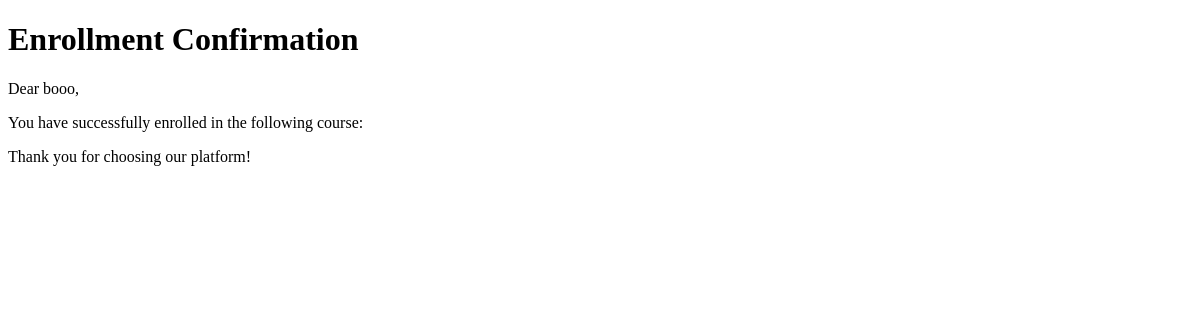
Before: /confirmation/1/ with the older database file.
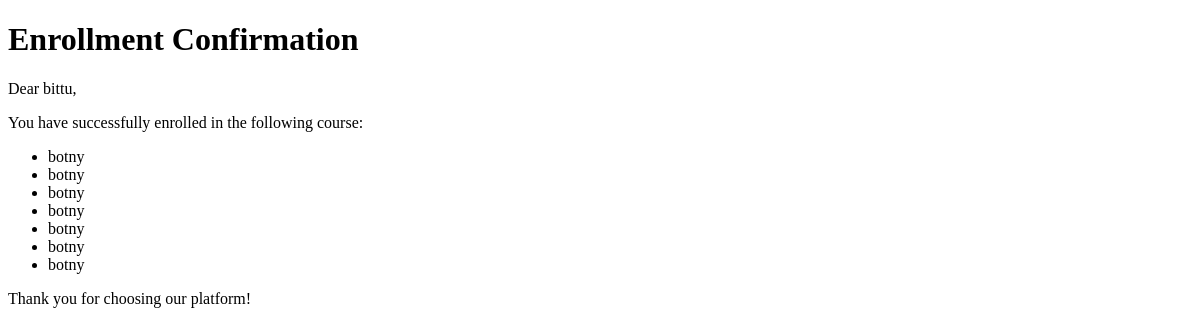
After: the same page with the newer database file.
### edusphere_app/models.py (models this page shows, shortened)
class Student(models.Model):
    id = models.AutoField(primary_key=True)
    name = models.CharField(max_length=255)
    email = models.EmailField()
    department = models.ForeignKey(Department, on_delete=models.CASCADE)

class Enrollment(models.Model):
    student = models.ForeignKey(Student, on_delete=models.CASCADE)
    course = models.ForeignKey(Course, on_delete=models.CASCADE)
    enrollment_date = models.DateField()

class Course(models.Model):
    id = models.AutoField(primary_key=True)
    title = models.CharField(max_length=255)
    department = models.ForeignKey(Department, on_delete=models.CASCADE)
    instructor = models.ForeignKey(Instructor, on_delete=models.CASCADE, default=2)

### edusphere_app/views.py (the view)
# urls.py: path('confirmation/<int:student_id>/', views.confirmation_page, name='confirmation_page'),
def confirmation_page(request, student_id):
    student = Student.objects.get(pk=student_id)
    student_enrollments = Enrollment.objects.filter(student=student)
    return render(request, 'confirmation.html', {'student_name': student.name, 'student_enrollments': student_enrollments})

### edusphere_app/templates/confirmation.html (shortened to what this page needs)
<!DOCTYPE html>
<html lang="en">
<head>
</head>
<body>
    <h1>Enrollment Confirmation</h1>
    <p>Dear {{ student_name }},</p>
    <p>You have successfully enrolled in the following course:</p>
    <ul>
        {% for enrollment in student_enrollments %}
            <li>{{ enrollment.course.title }}</li>
        {% endfor %}
    </ul>
    <p>Thank you for choosing our platform!</p>
</body>
</html>

Changed rows visible on the page:
changed Student: name "booo" → "bittu"
added Enrollment: course "botny"
added Enrollment: course "botny"
added Enrollment: course "botny"
added Enrollment: course "botny"
added Enrollment: course "botny"
added Enrollment: course "botny"
added Enrollment: course "botny"
